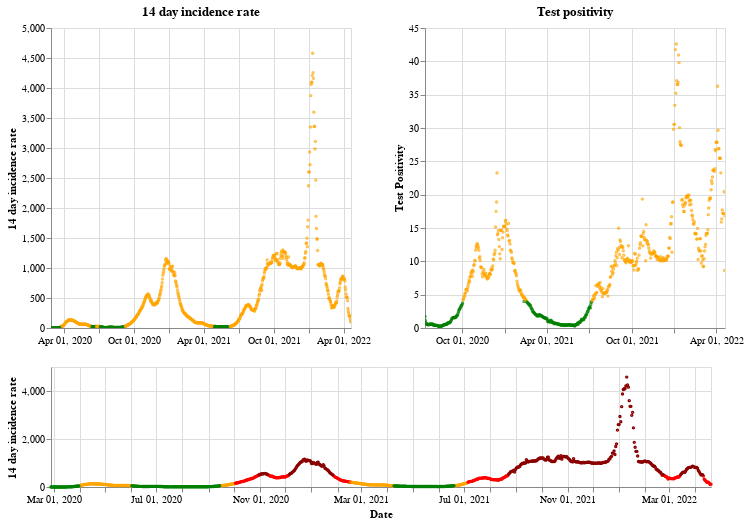

Source (notebook cell):
### Markdown cell above
## Wales

### Code cell
plot_traffic_light('Wales')

### Figure 1 — Vega-Lite specification as saved in the notebook (floating-point values rounded to 4 significant figures; data arrays with more than 128 entries replaced by an {"elided": "..."} marker saying what was removed)
{"config": {"view": {"continuousWidth": 400, "continuousHeight": 300}}, "vconcat": [{"hconcat": [{"mark": {"type": "point", "size": 2}, "encoding": {"color": {"condition": {"value": "green", "test": "(datum.twoWeeklyCasesRate <= 25)"}, "value": "orange"}, "tooltip": [{"type": "nominal", "field": "areaName"}, {"type": "temporal", "field": "date"}, {"type": "quantitative", "field": "twoWeeklyCasesRate"}, {"type": "quantitative", "field": "testPositivity"}], "x": {"type": "temporal", "axis": {"title": ""}, "field": "date", "scale": {"domain": {"selection": "DateBrush"}}, "timeUnit": "yearmonthdate"}, "y": {"type": "quantitative", "axis": {"title": "14 day incidence rate"}, "field": "twoWeeklyCasesRate"}}, "title": "14 day incidence rate", "width": 300}, {"mark": {"type": "point", "size": 2}, "encoding": {"color": {"condition": {"value": "green", "test": "(datum.testPositivity <= 4)"}, "value": "orange"}, "tooltip": [{"type": "nominal", "field": "areaName"}, {"type": "temporal", "field": "date"}, {"type": "quantitative", "field": "twoWeeklyCasesRate"}, {"type": "quantitative", "field": "testPositivity"}], "x": {"type": "temporal", "axis": {"title": ""}, "field": "date", "scale": {"domain": {"selection": "DateBrush"}}, "timeUnit": "yearmonthdate"}, "y": {"type": "quantitative", "axis": {"title": "Test Positivity"}, "field": "testPositivity"}}, "title": "Test positivity", "width": 300}]}, {"layer": [{"mark": {"type": "point", "size": 2}, "encoding": {"color": {"condition": {"value": "orange", "test": "(((datum.testPositivity < 4) && (datum.twoWeeklyCasesRate >= 50)) && (datum.twoWeeklyCasesRate < 200))"}, "value": "red"}, "opacity": {"condition": {"value": 1, "test": "((datum.twoWeeklyCasesRate >= 50) && (datum.twoWeeklyCasesRate < 500))"}, "value": 0}, "tooltip": [{"type": "nominal", "field": "areaName"}, {"type": "temporal", "field": "date"}, {"type": "quantitative", "field": "twoWeeklyCasesRate"}, {"type": "quantitative", "field": "testPositivity"}], "x": {"type": "temporal", "axis": {"title": "Date"}, "field": "date", "timeUnit": "yearmonthdate"}, "y": {"type": "quantitative", "axis": {"title": "14 day incidence rate"}, "field": "twoWeeklyCasesRate"}}, "selection": {"DateBrush": {"type": "interval", "encodings": ["x"], "fields": ["Time"]}}}, {"mark": {"type": "point", "size": 2}, "encoding": {"color": {"value": "darkred"}, "opacity": {"condition": {"value": 1, "test": "(datum.twoWeeklyCasesRate >= 500)"}, "value": 0}, "tooltip": [{"type": "nominal", "field": "areaName"}, {"type": "temporal", "field": "date"}, {"type": "quantitative", "field": "twoWeeklyCasesRate"}, {"type": "quantitative", "field": "testPositivity"}], "x": {"type": "temporal", "axis": {"title": "Date"}, "field": "date", "timeUnit": "yearmonthdate"}, "y": {"type": "quantitative", "axis": {"title": "14 day incidence rate"}, "field": "twoWeeklyCasesRate"}}}, {"mark": {"type": "point", "size": 2}, "encoding": {"color": {"condition": {"value": "green", "test": "((datum.testPositivity < 4) && (datum.twoWeeklyCasesRate < 50))"}, "value": "orange"}, "opacity": {"condition": {"value": 1, "test": "(datum.twoWeeklyCasesRate < 50)"}, "value": 0}, "tooltip": [{"type": "nominal", "field": "areaName"}, {"type": "temporal", "field": "date"}, {"type": "quantitative", "field": "twoWeeklyCasesRate"}, {"type": "quantitative", "field": "testPositivity"}], "x": {"type": "temporal", "axis": {"title": "Date"}, "field": "date", "timeUnit": "yearmonthdate"}, "y": {"type": "quantitative", "axis": {"title": "14 day incidence rate"}, "field": "twoWeeklyCasesRate"}}}], "height": 120, "width": 660}], "data": {"name": "data-304bf11abd29d4d4a6661e516e55ae6b"}, "$schema": "https://vega.github.io/schema/vega-lite/v4.8.1.json", "datasets": {"data-304bf11abd29d4d4a6661e516e55ae6b": {"elided": "784 records"}}}
